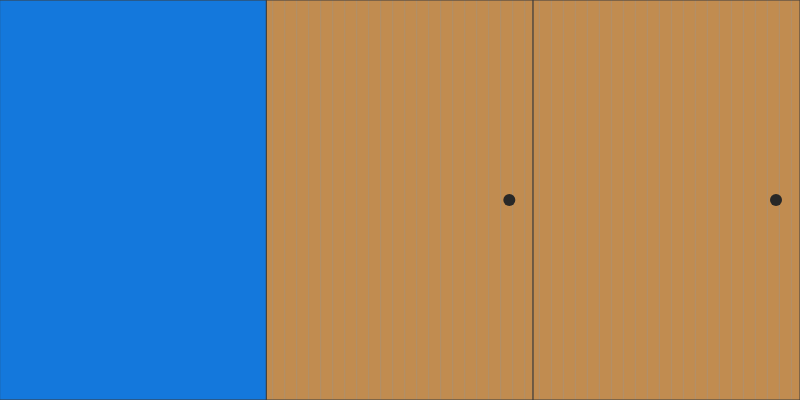
Frame 1 (no input)
Frame 60 (no input): identical to frame 1, image omitted
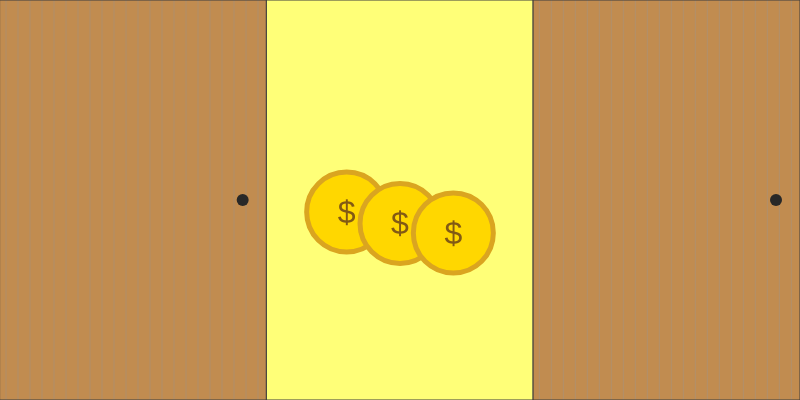
Frame 120 (the mouse pressed at the canvas centre since frame 60)

The p5.js sketch that drew these frames (run headless with seeded random() and noise() and a simulated clock; from frame 60 on, the mouse is pressed at the canvas centre):

// p5.js sketch
// ── sketch.js
let rectWidth;
let scenes = [];

function setup() {
  createCanvas(800, 400);
  rectWidth = width / 3;

  // Assign one scene per door (left → right)
  scenes = [sceneOne, sceneTwo, sceneThree];
}

function draw() {
  background(200);

  for (let i = 0; i < 3; i++) {
    const x = i * rectWidth;
    const isHover = mouseX >= x && mouseX < x + rectWidth;

    if (isHover) {
      // The door turns black
      noStroke();
      fill(0);
      rect(x, 0, rectWidth, height);

      // Draw this door's scene INSIDE its area
      push();
      translate(x, 0); // scenes draw in local coords: 0..rectWidth, 0..height
      scenes[i](rectWidth, height);
      pop();
    } else {
      // Simple idle door
      drawDoor(x, rectWidth, height);
    }

    // Door outline
    noFill();
    stroke(60);
    rect(x, 0, rectWidth, height);
  }
}

/* ---------------------------
   Simple wooden-looking door
----------------------------*/
function drawDoor(x, w, h) {
  noStroke();
  fill(193, 140, 80); // base wood color
  rect(x, 0, w, h);

  // light vertical lines for "grain" (very simple)
  stroke(150, 100);
  for (let j = 6; j < w; j += 12) {
    line(x + j, 0, x + j, h);
  }

  // small handle
  noStroke();
  fill(40);
  ellipse(x + w - 24, h * 0.5, 12, 12);
}

/* ---------------------------
   SCENE TEMPLATES (EDIT THESE)
   Each scene gets (w, h). Draw within 0..w, 0..h.
   Use basic p5 calls: rect, ellipse, line, text, etc.
----------------------------*/

// LEFT DOOR — Jackie
function sceneOne(w, h) {
  // 0..1 based on mouse X across this (left) door
  let t = constrain(mouseX / w, 0, 1);

  // Background color: blue -> black
  let cBlue = color(20, 120, 220);
  let cBlack = color(0, 0, 0);
  let bg = lerpColor(cBlue, cBlack, t);
  noStroke();
  fill(bg);
  rect(0, 0, w, h);

  // Arc geometry (semi-circle across the top-ish area)
  let cx = w * 0.5; // arc center x
  let cy = h * 0.65; // arc center y
  let r = min(w, h) * 0.6; // arc radius

  // Angle goes from PI (left) to 0 (right): top semicircle
  let ang = map(t, 0, 1, PI, 0);

  // Position of the circle on the arc
  let x = cx + r * cos(ang);
  let y = cy - r * sin(ang); // minus because y grows downward

  // Circle color: yellow -> white
  let cYellow = color(255, 240, 0);
  let cWhite = color(255);
  let sunCol = lerpColor(cYellow, cWhite, t);

  // Draw the circle
  noStroke();
  fill(sunCol);
  ellipse(x, y, 40, 40);

  //cityscape
}
// MIDDLE DOOR — Althea
function sceneTwo(w, h) {
  // background
  noStroke();
  fill(255, 255, 120);
  rect(0, 0, w, h);

  // 3coins
  const phases = [0, 0.8, 1.6];
  const baseY = h * 0.55;
  const xs = [w * 0.3, w * 0.5, w * 0.7];
  const R = 80;

  // for (let i = 0; i < 3; i++) {
  //   let offset = sin(frameCount * 0.1 + phases[i]) * 15;
  //   drawCoin(xs[i], baseY + offset, R);
  // }
  let offset = sin(frameCount * 0.1 + phases[0]) * 15;
  drawCoin(xs[0], baseY + offset, R);
  {
  let offset = sin(frameCount * 0.1 + phases[1]) * 15;
  drawCoin(xs[1], baseY + offset, R);
  }
  {
  let offset = sin(frameCount * 0.1 + phases[2]) * 15;
  drawCoin(xs[2], baseY + offset, R);
  }

}

function drawCoin(cx, cy, r) {
  noStroke();
  fill(255, 215, 0);
  circle(cx, cy, r);
  noFill();
  stroke(218, 165, 32);
  strokeWeight(5);
  circle(cx, cy, r);
  noStroke();
  fill(130, 90, 20);
  textAlign(CENTER, CENTER);
  textSize(r * 0.4);
  text("$", cx, cy + 2);
}

// RIGHT DOOR — Helena
// Pull Face
function sceneThree(w, h) {
  noStroke();
  fill(255, 200, 200);
  rect(0, 0, w, h);

  // --- Face ---
  let cx = w / 2; // Face Center X
  let cy = h / 2; // Face Center Y
  let faceSize = 180;

  // Mouse Direction
  let d = dist(mouseX - 2 * rectWidth, mouseY, cx, cy); // Focus Door
  let isNear = d < faceSize / 1.2;

  // Shake Head and Tongue Long
  let shake = isNear ? sin(frameCount * 0.2) * 10 : 0;
  let tongueLen = isNear ? 70 : 40;

  push();
  translate(cx, cy);
  rotate(radians(shake)); // Shake Head

  // Face
  fill(0);
  ellipse(0, 0, faceSize, faceSize);

  // Left eye
  fill(255, 200, 200);
  ellipse(-40, -30, 30, 40);

  // Right eye
  stroke(255, 200, 200);
  strokeWeight(4);
  line(20, -30, 50, -30);

  // Mouth
  noStroke();
  fill(255, 200, 200);
  arc(0, 20, 100, 80, 0, PI, CHORD);

  // Tongue Long
  fill(255, 1, 1);
  ellipse(0, 40 + tongueLen / 4, 50, tongueLen);

  pop();
}
